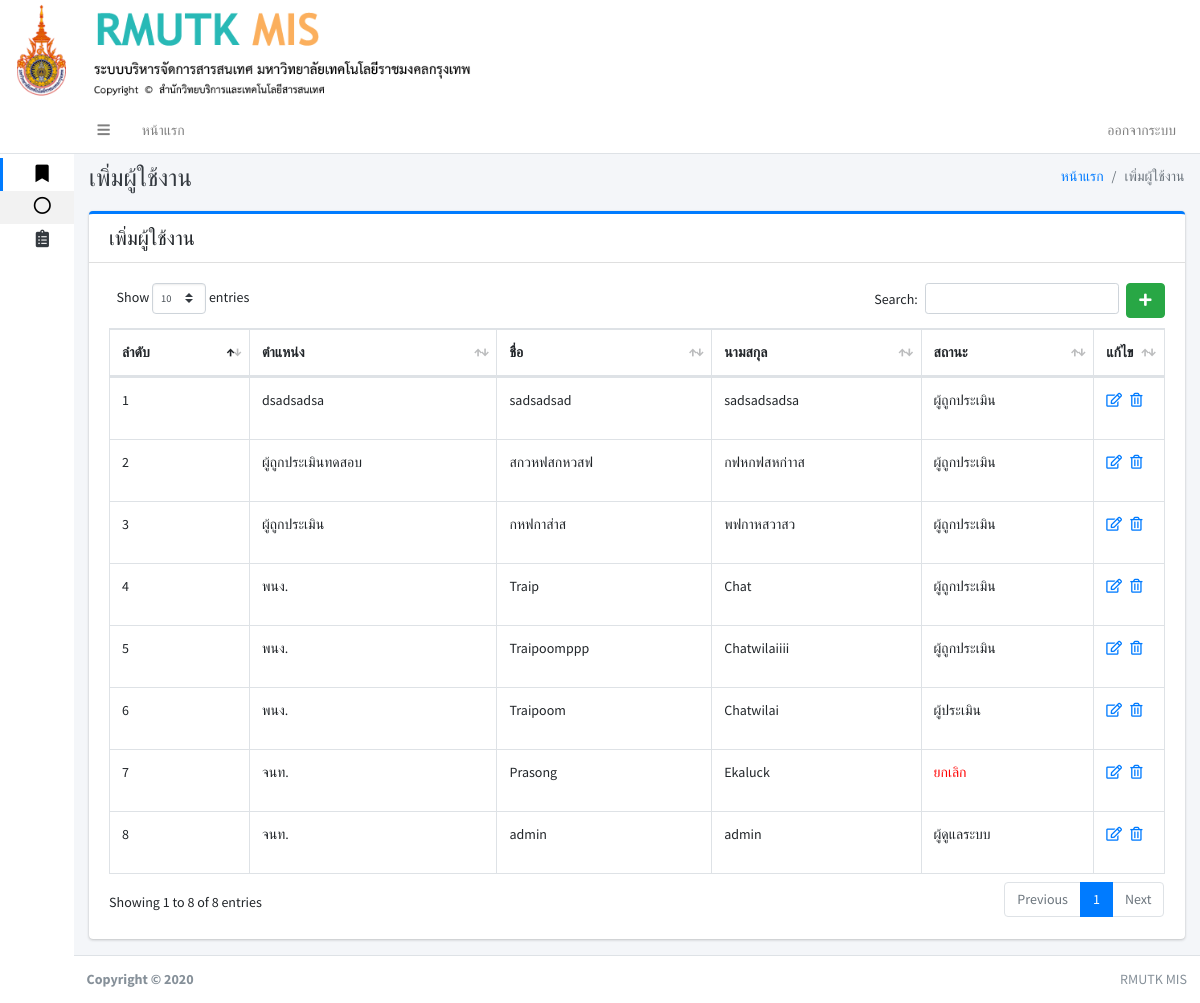
The page /index.php?pa8 (signed in) on the database its author committed.
### tables this page shows
CREATE TABLE IF NOT EXISTS `user` (
`user_id` int(11) NOT NULL,
  `first_name` varchar(150) NOT NULL,
  `last_name` varchar(150) NOT NULL,
  `username` varchar(150) NOT NULL,
  `password` varchar(150) NOT NULL,
  `user_tumn` varchar(250) NOT NULL,
  `user_status` int(11) NOT NULL
);

### page/pa8_user.php (the view, shortened to what this page needs)
<div class="content-header">
	<div class="container-fluid">
		<div class="row mb-2">
			<div class="col-sm-6">
				<h1 class="m-0 text-dark">เพิ่มผู้ใช้งาน</h1>
			</div>
			<div class="col-sm-6">
				<ol class="breadcrumb float-sm-right">
					<li class="breadcrumb-item"><a href="#">หน้าแรก</a></li>
					<li class="breadcrumb-item active">เพิ่มผู้ใช้งาน</li>
				</ol>
			</div>
		</div>
	</div>
</div>
<div class="content">
	<div class="container-fluid">
		<div class="row">
			<div class="col-lg-12">
				<div class="card card-primary card-outline ">
					<div class="card-header noprint">
						<h5 class="m-0">เพิ่มผู้ใช้งาน</h5>
					</div>
					<div class="card-body">
						<?php if (isset($_GET['add'])||isset($_GET['edit_user'])): ?>
						<?php else: ?>
							<a href="./index.php?pa8&add" class="btn btn-success float-right" ><i class="fas fa-plus"></i></a>
						<?php endif ?>
						<?php if (isset($_GET['add'])): ?>
							<form role="form" action="page/pa8_user_db.php" method="post">
								<div class="row">
									<div class="col-sm-3">
										<div class="form-group">
											<label>ตำแหน่ง</label>
											<input type="text" name="user_tumn" class="form-control" placeholder="Enter ...">
										</div>
									</div>
									<div class="col-sm-4">
										<div class="form-group">
											<label>ชื่อ</label>
											<input type="text" name="first_name" class="form-control" placeholder="Enter ...">
										</div>
									</div>
									<div class="col-sm-4">
										<div class="form-group">
											<label>นามสกุล</label>
											<input type="text" name="last_name" class="form-control" placeholder="Enter ...">
										</div>
									</div>
									<div class="col-sm-3">
										<div class="form-group">
											<label>Username</label>
											<input type="text" name="username" class="form-control" placeholder="Enter ...">
										</div>
									</div>
									<div class="col-sm-4">
										<div class="form-group">
											<label>Password</label>
											<input type="password" name="password" class="form-control" placeholder="Enter ...">
										</div>
									</div>
									<div class="col-sm-4">
										<div class="form-group">
											<label>สถานะ</label>
											<select class="custom-select" name="user_status" id="inputGroupSelect01">
												<option selected>เลือกสถานะ</option>
												<option value="1">ผู้ดูแลระบบ</option>
												<option value="2">ผู้ประเมิน</option>
												<option value="0">ผู้ถูกประเมิน</option>
											</select>
										</div>
									</div>
									<div class="card-footer">
										<button type="submit" class="btn btn-primary">Submit</button>
										<a type="submit" class="btn btn-danger" href="./index.php?pa8" >cancel</a>
									</div>
								</div>
								<input type="hidden" name="add_user" >
							</form>
							<?php else: ?>
								<?php
								include './conn.php';
								$sqlhuser=" SELECT * FROM user ORDER BY user_id desc ";
								$qryhuser = mysqli_query($conn,$sqlhuser);
								?>
								<table id="example1" class="table table-bordered table-hover">
									<thead>
										<tr>
											<th>ลำดับ</th>
											<th>ตำแหน่ง</th>
											<th>ชื่อ</th>
											<th>นามสกุล</th>
											<th>สถานะ</th>
											<th>แก้ไข</th>
										</tr>
									</thead>
									<tbody>
										<?php
										$i = 1;
										while ($rowhuser = $qryhuser->fetch_array()) {
											$uid = $rowhuser['user_id'];
											?>
											<tr>
												<td><?php echo $i; ?></td>
												<td><?php echo $rowhuser['user_tumn']; ?></td>
												<td><?php echo $rowhuser['first_name']; ?></td>
												<td><?php echo $rowhuser['last_name']; ?></td>
												<td>
													<?php if ($rowhuser['user_status'] == 1): ?>
														<p>ผู้ดูแลระบบ</p>
														<?php elseif ($rowhuser['user_status'] == 0): ?>
															<p>ผู้ถูกประเมิน</p>
															<?php elseif ($rowhuser['user_status'] == 2): ?>
															<p>ผู้ประเมิน</p>
															<?php elseif ($rowhuser['user_status'] == 3): ?>
															<p><font color="red">ยกเลิก</font></p>
														<?php endif ?>
													</td>
													<td width="10px">
														<?php if ($rowhuser['user_status'] == 3): ?>
															<a href="index.php?pa8&edit_user&user_id=<?php echo($uid) ?>"><i class="far fa-edit"></i></a>&nbsp;&nbsp;
																<a href="page/pa8_user_db.php?del_user&user_id=<?php echo($uid) ?>"><i class="far fa-trash-alt"></i></a>
															<?php else: ?>
																<a href="index.php?pa8&edit_user&user_id=<?php echo($uid) ?>"><i class="far fa-edit"></i></a>&nbsp;&nbsp;
																<a href="page/pa8_user_db.php?del_user&user_id=<?php echo($uid) ?>"><i class="far fa-trash-alt"></i></a>
															<?php endif ?>
														</td>
													</tr>
												<?php $i++; } ?>
											</tbody>
										</table>
									<?php endif ?>
								</div>
							</div>
						</div>
					</div>
				</div>
			</div>

### rows shown on the page
user: user_tumn "dsadsadsa", first_name "sadsadsad", last_name "sadsadsadsa", user_status "ผู้ถูกประเมิน"
user: user_tumn "ผู้ถูกประเมินทดสอบ", first_name "สกวหฟสกหวสฟ", last_name "กฟหกฟสหก่าาส", user_status "ผู้ถูกประเมิน"
user: user_tumn "ผู้ถูกประเมิน", first_name "กหฟกาส่าส", last_name "พฟกาหสวาสว", user_status "ผู้ถูกประเมิน"
user: user_tumn "พนง.", first_name "Traip", last_name "Chat", user_status "ผู้ถูกประเมิน"
user: user_tumn "พนง.", first_name "Traipoomppp", last_name "Chatwilaiiii", user_status "ผู้ถูกประเมิน"
user: user_tumn "พนง.", first_name "Traipoom", last_name "Chatwilai", user_status "ผู้ประเมิน"
user: user_tumn "จนท.", first_name "Prasong", last_name "Ekaluck", user_status "ยกเลิก"
user: user_tumn "จนท.", first_name "admin", last_name "admin", user_status "ผู้ดูแลระบบ"
